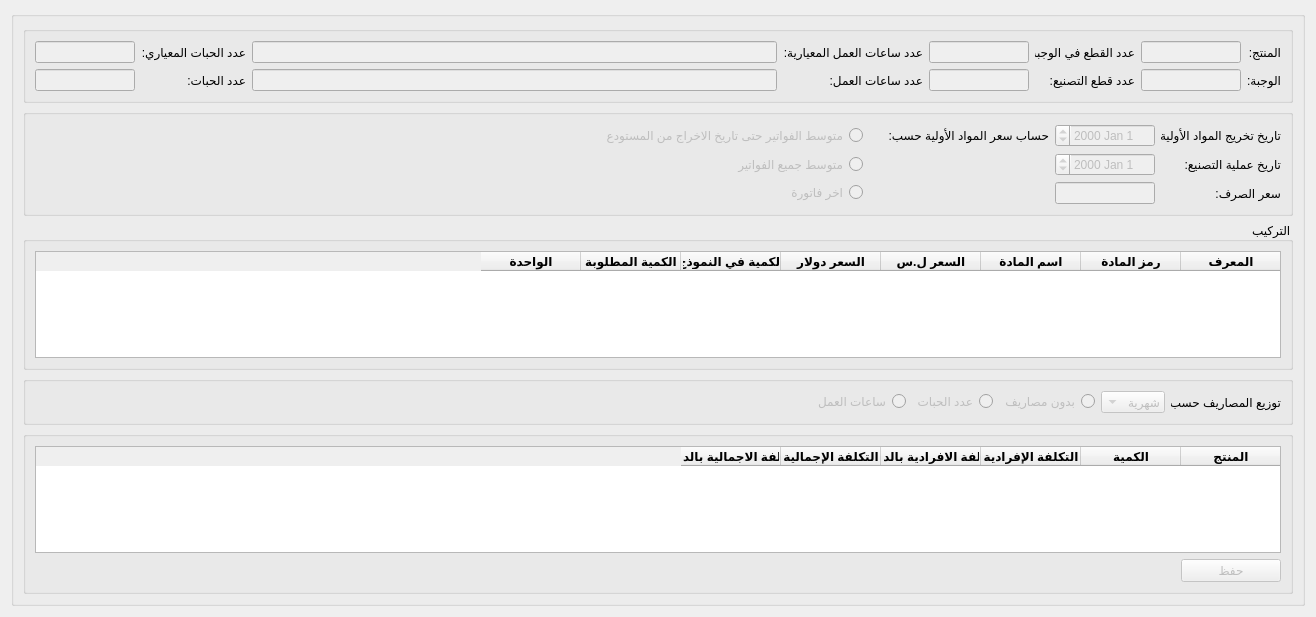
<?xml version="1.0" encoding="UTF-8"?>
<ui version="4.0">
 <class>ManufactureViewEdit</class>
 <widget class="QDialog" name="ManufactureViewEdit">
  <property name="geometry">
   <rect>
    <x>0</x>
    <y>0</y>
    <width>1316</width>
    <height>617</height>
   </rect>
  </property>
  <property name="windowTitle">
   <string>تصنيع</string>
  </property>
  <property name="windowIcon">
   <iconset>
    <normaloff>graphics/icon.xpm</normaloff>graphics/icon.xpm</iconset>
  </property>
  <property name="layoutDirection">
   <enum>Qt::RightToLeft</enum>
  </property>
  <layout class="QGridLayout" name="gridLayout">
   <item row="0" column="0">
    <widget class="QGroupBox" name="groupBox">
     <property name="maximumSize">
      <size>
       <width>500000</width>
       <height>500000</height>
      </size>
     </property>
     <property name="layoutDirection">
      <enum>Qt::RightToLeft</enum>
     </property>
     <property name="title">
      <string/>
     </property>
     <layout class="QVBoxLayout" name="verticalLayout">
      <item>
       <widget class="QGroupBox" name="groupBox_3">
        <property name="title">
         <string/>
        </property>
        <layout class="QGridLayout" name="gridLayout_2">
         <item row="4" column="5">
          <widget class="QLineEdit" name="working_hours_input">
           <property name="enabled">
            <bool>false</bool>
           </property>
           <property name="maximumSize">
            <size>
             <width>16777215</width>
             <height>16777215</height>
            </size>
           </property>
          </widget>
         </item>
         <item row="1" column="2">
          <widget class="QLabel" name="label_5">
           <property name="maximumSize">
            <size>
             <width>100</width>
             <height>16777215</height>
            </size>
           </property>
           <property name="text">
            <string>عدد القطع في الوجبة:</string>
           </property>
          </widget>
         </item>
         <item row="4" column="6">
          <widget class="QLabel" name="label_9">
           <property name="maximumSize">
            <size>
             <width>16777215</width>
             <height>16777215</height>
            </size>
           </property>
           <property name="text">
            <string>عدد الحبات:</string>
           </property>
          </widget>
         </item>
         <item row="1" column="5">
          <widget class="QLineEdit" name="working_hours_standard_input">
           <property name="enabled">
            <bool>false</bool>
           </property>
           <property name="maximumSize">
            <size>
             <width>16777215</width>
             <height>16777215</height>
            </size>
           </property>
          </widget>
         </item>
         <item row="4" column="1">
          <widget class="QLineEdit" name="batch_input">
           <property name="enabled">
            <bool>false</bool>
           </property>
           <property name="maximumSize">
            <size>
             <width>100</width>
             <height>16777215</height>
            </size>
           </property>
          </widget>
         </item>
         <item row="1" column="6">
          <widget class="QLabel" name="label_10">
           <property name="text">
            <string>عدد الحبات المعياري:</string>
           </property>
          </widget>
         </item>
         <item row="4" column="2">
          <widget class="QLabel" name="label_6">
           <property name="maximumSize">
            <size>
             <width>100</width>
             <height>16777215</height>
            </size>
           </property>
           <property name="text">
            <string>عدد قطع التصنيع:</string>
           </property>
          </widget>
         </item>
         <item row="4" column="7">
          <widget class="QLineEdit" name="pills_input">
           <property name="enabled">
            <bool>false</bool>
           </property>
           <property name="maximumSize">
            <size>
             <width>100</width>
             <height>16777215</height>
            </size>
           </property>
          </widget>
         </item>
         <item row="1" column="0">
          <widget class="QLabel" name="label">
           <property name="maximumSize">
            <size>
             <width>40</width>
             <height>16777215</height>
            </size>
           </property>
           <property name="text">
            <string>المنتج:</string>
           </property>
          </widget>
         </item>
         <item row="1" column="3">
          <widget class="QLineEdit" name="box_per_batch_input">
           <property name="enabled">
            <bool>false</bool>
           </property>
           <property name="maximumSize">
            <size>
             <width>100</width>
             <height>16777215</height>
            </size>
           </property>
          </widget>
         </item>
         <item row="4" column="0">
          <widget class="QLabel" name="label_12">
           <property name="text">
            <string>الوجبة:</string>
           </property>
          </widget>
         </item>
         <item row="4" column="3">
          <widget class="QLineEdit" name="box_required_input">
           <property name="enabled">
            <bool>false</bool>
           </property>
           <property name="maximumSize">
            <size>
             <width>100</width>
             <height>16777215</height>
            </size>
           </property>
          </widget>
         </item>
         <item row="1" column="4">
          <widget class="QLabel" name="label_7">
           <property name="text">
            <string>عدد ساعات العمل المعيارية:</string>
           </property>
          </widget>
         </item>
         <item row="4" column="4">
          <widget class="QLabel" name="label_8">
           <property name="text">
            <string>عدد ساعات العمل:</string>
           </property>
          </widget>
         </item>
         <item row="1" column="7">
          <widget class="QLineEdit" name="pills_standard_input">
           <property name="enabled">
            <bool>false</bool>
           </property>
           <property name="maximumSize">
            <size>
             <width>100</width>
             <height>16777215</height>
            </size>
           </property>
          </widget>
         </item>
         <item row="1" column="1">
          <widget class="QLineEdit" name="product_input">
           <property name="enabled">
            <bool>false</bool>
           </property>
           <property name="maximumSize">
            <size>
             <width>100</width>
             <height>16777215</height>
            </size>
           </property>
          </widget>
         </item>
        </layout>
       </widget>
      </item>
      <item>
       <widget class="QGroupBox" name="groupBox_4">
        <property name="title">
         <string/>
        </property>
        <layout class="QGridLayout" name="gridLayout_5">
         <item row="0" column="0">
          <widget class="QLabel" name="label_3">
           <property name="maximumSize">
            <size>
             <width>120</width>
             <height>16777215</height>
            </size>
           </property>
           <property name="text">
            <string>تاريخ تخريج المواد الأولية:</string>
           </property>
          </widget>
         </item>
         <item row="0" column="1">
          <widget class="QDateEdit" name="raw_pullout_date_input">
           <property name="enabled">
            <bool>false</bool>
           </property>
           <property name="maximumSize">
            <size>
             <width>100</width>
             <height>16777215</height>
            </size>
           </property>
           <property name="layoutDirection">
            <enum>Qt::RightToLeft</enum>
           </property>
          </widget>
         </item>
         <item row="2" column="0">
          <widget class="QLabel" name="label_4">
           <property name="maximumSize">
            <size>
             <width>100</width>
             <height>16777215</height>
            </size>
           </property>
           <property name="text">
            <string>تاريخ عملية التصنيع:</string>
           </property>
          </widget>
         </item>
         <item row="2" column="1">
          <widget class="QDateEdit" name="manufacture_date_input">
           <property name="enabled">
            <bool>false</bool>
           </property>
           <property name="maximumSize">
            <size>
             <width>100</width>
             <height>16777215</height>
            </size>
           </property>
           <property name="layoutDirection">
            <enum>Qt::RightToLeft</enum>
           </property>
          </widget>
         </item>
         <item row="3" column="0">
          <widget class="QLabel" name="label_14">
           <property name="text">
            <string>سعر الصرف:</string>
           </property>
          </widget>
         </item>
         <item row="0" column="2">
          <widget class="QLabel" name="label_13">
           <property name="maximumSize">
            <size>
             <width>180</width>
             <height>16777215</height>
            </size>
           </property>
           <property name="text">
            <string>حساب سعر المواد الأولية حسب:</string>
           </property>
          </widget>
         </item>
         <item row="0" column="3">
          <widget class="QRadioButton" name="radio_invoice_avg_pullout">
           <property name="enabled">
            <bool>false</bool>
           </property>
           <property name="layoutDirection">
            <enum>Qt::RightToLeft</enum>
           </property>
           <property name="text">
            <string>متوسط الفواتير حتى تاريخ الاخراج من المستودع</string>
           </property>
          </widget>
         </item>
         <item row="2" column="3">
          <widget class="QRadioButton" name="radio_invoice_avg">
           <property name="enabled">
            <bool>false</bool>
           </property>
           <property name="layoutDirection">
            <enum>Qt::RightToLeft</enum>
           </property>
           <property name="text">
            <string>متوسط جميع الفواتير</string>
           </property>
          </widget>
         </item>
         <item row="3" column="3">
          <widget class="QRadioButton" name="radio_invoice_last">
           <property name="enabled">
            <bool>false</bool>
           </property>
           <property name="layoutDirection">
            <enum>Qt::RightToLeft</enum>
           </property>
           <property name="text">
            <string>اخر فاتورة</string>
           </property>
          </widget>
         </item>
         <item row="3" column="1">
          <widget class="QLineEdit" name="exchange_input">
           <property name="enabled">
            <bool>false</bool>
           </property>
           <property name="maximumSize">
            <size>
             <width>100</width>
             <height>16777215</height>
            </size>
           </property>
          </widget>
         </item>
        </layout>
       </widget>
      </item>
      <item>
       <widget class="QGroupBox" name="groupBox_5">
        <property name="title">
         <string>التركيب</string>
        </property>
        <layout class="QGridLayout" name="gridLayout_6">
         <item row="0" column="0">
          <widget class="QTableWidget" name="composition_table">
           <property name="maximumSize">
            <size>
             <width>16777215</width>
             <height>200</height>
            </size>
           </property>
           <property name="layoutDirection">
            <enum>Qt::RightToLeft</enum>
           </property>
           <column>
            <property name="text">
             <string>المعرف</string>
            </property>
            <property name="font">
             <font>
              <weight>75</weight>
              <bold>true</bold>
             </font>
            </property>
           </column>
           <column>
            <property name="text">
             <string>رمز المادة</string>
            </property>
            <property name="font">
             <font>
              <weight>75</weight>
              <bold>true</bold>
             </font>
            </property>
           </column>
           <column>
            <property name="text">
             <string>اسم المادة</string>
            </property>
            <property name="font">
             <font>
              <weight>75</weight>
              <bold>true</bold>
             </font>
            </property>
           </column>
           <column>
            <property name="text">
             <string>السعر ل.س</string>
            </property>
            <property name="font">
             <font>
              <weight>75</weight>
              <bold>true</bold>
             </font>
            </property>
           </column>
           <column>
            <property name="text">
             <string>السعر دولار</string>
            </property>
            <property name="font">
             <font>
              <weight>75</weight>
              <bold>true</bold>
             </font>
            </property>
           </column>
           <column>
            <property name="text">
             <string>الكمية في النموذج</string>
            </property>
            <property name="font">
             <font>
              <weight>75</weight>
              <bold>true</bold>
             </font>
            </property>
           </column>
           <column>
            <property name="text">
             <string>الكمية المطلوبة</string>
            </property>
            <property name="font">
             <font>
              <weight>75</weight>
              <bold>true</bold>
             </font>
            </property>
           </column>
           <column>
            <property name="text">
             <string>الواحدة</string>
            </property>
            <property name="font">
             <font>
              <weight>75</weight>
              <bold>true</bold>
             </font>
            </property>
           </column>
          </widget>
         </item>
        </layout>
       </widget>
      </item>
      <item>
       <widget class="QGroupBox" name="groupBox_6">
        <property name="title">
         <string/>
        </property>
        <layout class="QGridLayout" name="gridLayout_7">
         <item row="0" column="1">
          <widget class="QComboBox" name="expenses_type_combobox">
           <property name="enabled">
            <bool>false</bool>
           </property>
           <property name="maximumSize">
            <size>
             <width>200</width>
             <height>16777215</height>
            </size>
           </property>
           <property name="layoutDirection">
            <enum>Qt::RightToLeft</enum>
           </property>
           <item>
            <property name="text">
             <string>شهرية</string>
            </property>
           </item>
           <item>
            <property name="text">
             <string>سنوية</string>
            </property>
           </item>
          </widget>
         </item>
         <item row="0" column="0">
          <widget class="QLabel" name="label_11">
           <property name="maximumSize">
            <size>
             <width>110</width>
             <height>16777215</height>
            </size>
           </property>
           <property name="text">
            <string>توزيع المصاريف حسب:</string>
           </property>
          </widget>
         </item>
         <item row="0" column="2">
          <widget class="QRadioButton" name="radio_no_expenses">
           <property name="enabled">
            <bool>false</bool>
           </property>
           <property name="maximumSize">
            <size>
             <width>100</width>
             <height>16777215</height>
            </size>
           </property>
           <property name="layoutDirection">
            <enum>Qt::RightToLeft</enum>
           </property>
           <property name="text">
            <string>بدون مصاريف</string>
           </property>
          </widget>
         </item>
         <item row="0" column="4">
          <widget class="QRadioButton" name="radio_hours_expenses">
           <property name="enabled">
            <bool>false</bool>
           </property>
           <property name="maximumSize">
            <size>
             <width>100</width>
             <height>16777215</height>
            </size>
           </property>
           <property name="layoutDirection">
            <enum>Qt::RightToLeft</enum>
           </property>
           <property name="text">
            <string>ساعات العمل</string>
           </property>
          </widget>
         </item>
         <item row="0" column="3">
          <widget class="QRadioButton" name="radio_pills_expenses">
           <property name="enabled">
            <bool>false</bool>
           </property>
           <property name="maximumSize">
            <size>
             <width>100</width>
             <height>16777215</height>
            </size>
           </property>
           <property name="layoutDirection">
            <enum>Qt::RightToLeft</enum>
           </property>
           <property name="text">
            <string>عدد الحبات</string>
           </property>
          </widget>
         </item>
         <item row="0" column="5">
          <spacer name="horizontalSpacer">
           <property name="orientation">
            <enum>Qt::Horizontal</enum>
           </property>
           <property name="sizeHint" stdset="0">
            <size>
             <width>40</width>
             <height>20</height>
            </size>
           </property>
          </spacer>
         </item>
        </layout>
       </widget>
      </item>
      <item>
       <widget class="QGroupBox" name="groupBox_2">
        <property name="maximumSize">
         <size>
          <width>16777215</width>
          <height>250</height>
         </size>
        </property>
        <property name="title">
         <string/>
        </property>
        <layout class="QGridLayout" name="gridLayout_3">
         <item row="0" column="0">
          <widget class="QTableWidget" name="manufacture_table">
           <property name="maximumSize">
            <size>
             <width>16777215</width>
             <height>200</height>
            </size>
           </property>
           <property name="layoutDirection">
            <enum>Qt::RightToLeft</enum>
           </property>
           <column>
            <property name="text">
             <string>المنتج</string>
            </property>
            <property name="font">
             <font>
              <weight>75</weight>
              <bold>true</bold>
             </font>
            </property>
           </column>
           <column>
            <property name="text">
             <string>الكمية</string>
            </property>
            <property name="font">
             <font>
              <weight>75</weight>
              <bold>true</bold>
             </font>
            </property>
           </column>
           <column>
            <property name="text">
             <string>التكلفة الإفرادية</string>
            </property>
            <property name="font">
             <font>
              <weight>75</weight>
              <bold>true</bold>
             </font>
            </property>
           </column>
           <column>
            <property name="text">
             <string>التكلفة الافرادية بالدولار</string>
            </property>
            <property name="font">
             <font>
              <weight>75</weight>
              <bold>true</bold>
             </font>
            </property>
           </column>
           <column>
            <property name="text">
             <string>التكلفة الإجمالية</string>
            </property>
            <property name="font">
             <font>
              <weight>75</weight>
              <bold>true</bold>
             </font>
            </property>
           </column>
           <column>
            <property name="text">
             <string>التكلفة الاجمالية بالدولار</string>
            </property>
            <property name="font">
             <font>
              <weight>75</weight>
              <bold>true</bold>
             </font>
            </property>
           </column>
          </widget>
         </item>
         <item row="1" column="0">
          <widget class="QPushButton" name="save_btn">
           <property name="enabled">
            <bool>false</bool>
           </property>
           <property name="sizePolicy">
            <sizepolicy hsizetype="Minimum" vsizetype="Preferred">
             <horstretch>1</horstretch>
             <verstretch>1</verstretch>
            </sizepolicy>
           </property>
           <property name="maximumSize">
            <size>
             <width>100</width>
             <height>30</height>
            </size>
           </property>
           <property name="text">
            <string>حفظ</string>
           </property>
          </widget>
         </item>
        </layout>
       </widget>
      </item>
     </layout>
    </widget>
   </item>
  </layout>
 </widget>
 <resources/>
 <connections/>
</ui>
